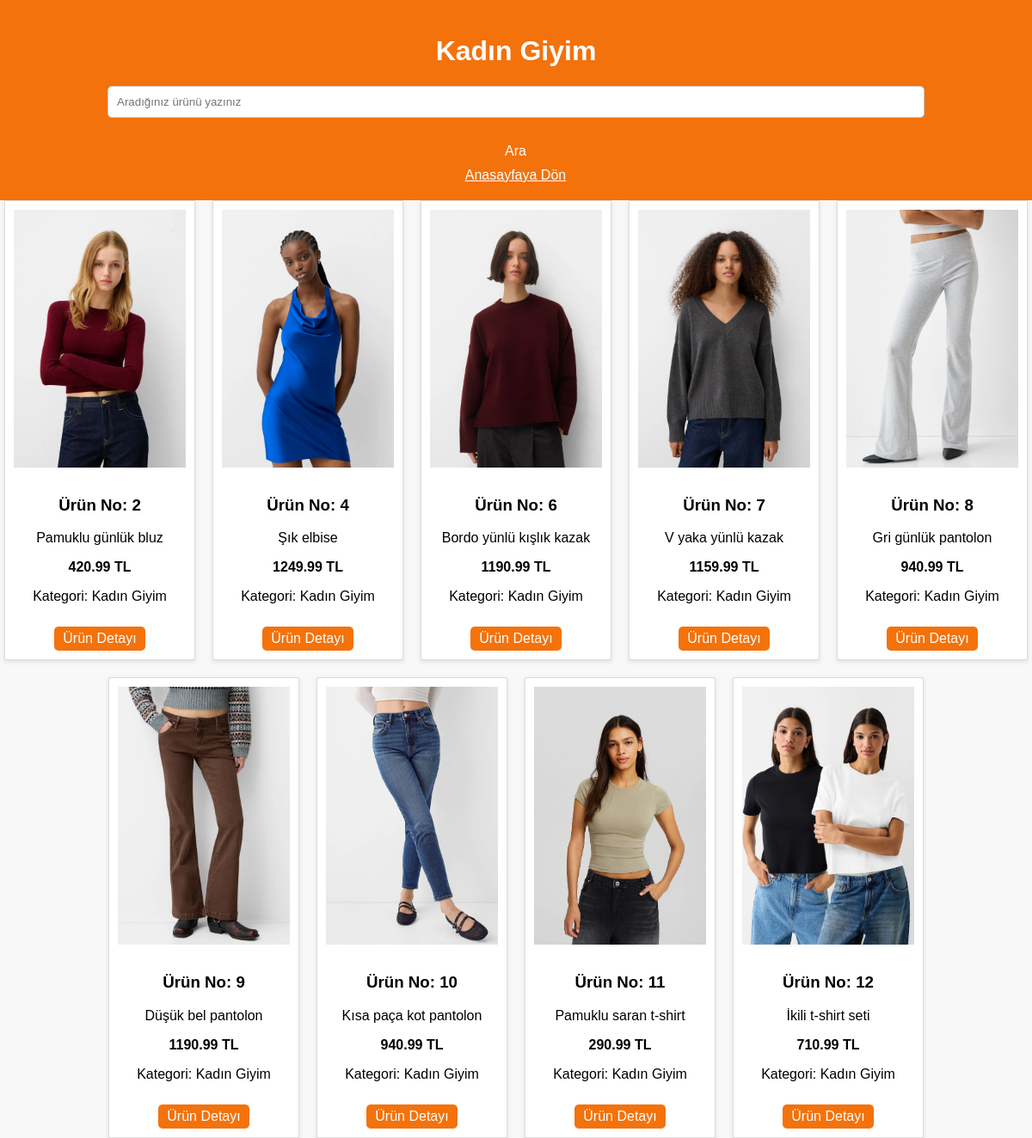
The app's page /category/Kadın Giyim with its own data.
### tables this page shows
CREATE TABLE products (
    id INTEGER PRIMARY KEY AUTOINCREMENT, -- Ürün No
    description TEXT NOT NULL,            -- Açıklama
    price REAL NOT NULL,                  -- Fiyat
    category TEXT NOT NULL,               -- Kategori
    image TEXT NOT NULL                   -- Resim Yolu
);

### app.py (the view)
@app.route("/category/<category>")
def category_page(category):
    conn = get_db_connection()
    products = conn.execute("SELECT * FROM products WHERE category = ?", (category,)).fetchall()
    conn.close()
    return render_template("category.html", products=products, category=category)

### app.py (called while the page is built)
def get_db_connection():
    conn = sql.connect("products.db")
    conn.row_factory = sql.Row
    return conn

### templates/category.html (shortened to what this page needs)
<!DOCTYPE html>
<html lang="en">
<head>
    <link rel="stylesheet" href="/static/css/style.css">
</head>
<body>
    <header>
        <h1>{{ category }}</h1>
        <div class="search-container">
            <form action="/search" method="get">
                <input
                    type="text"
                    name="query"
                    class="search-bar"
                    placeholder="Aradığınız ürünü yazınız"
                    required
                />
                <button type="submit" class="search-button">Ara</button>
            </form>
        </div>
        <a href="/" class="search-button">Anasayfaya Dön</a>
    </header>
    <section class="product-grid">
        {% for product in products %}
        <div class="product-card">
            <div class="product-image">
                <img src="/static/images/{{ product.image }}" alt="Product Image">
            </div>
            <div class="product-info">
                <h3>Ürün No: {{ product.id }}</h3>
                <p>{{ product.description }}</p>
                <p><strong>{{ product.price }} TL</strong></p>
                <p>Kategori: {{ product.category }}</p>
                <a href="/product/{{ product.id }}" class="details-link">Ürün Detayı</a>
            </div>
        </div>
        {% endfor %}
    </section>
</body>
</html>

### static/css/style.css (style rules this page uses)
body { font-family: Arial, sans-serif; margin: 0; padding: 0; background-color: #f8f8f8; }
header { background-color: #f3720c; color: white; padding: 20px; text-align: center; }
input[type="text"] { width: 80%; padding: 10px; margin: 20px auto; display: block; border: 1px solid #ccc; border-radius: 5px; }
.product-grid { display: flex; flex-wrap: wrap; gap: 20px; justify-content: center; }
.product-card { border: 1px solid #ddd; background-color: white; width: 200px; padding: 10px; text-align: center; box-shadow: 0 2px 5px rgba(0, 0, 0, 0.1); }
.product-card img { max-width: 100%; height: auto; margin-bottom: 10px; }
.details-link { display: inline-block; margin-top: 10px; padding: 5px 10px; background-color: #f3720c; color: white; text-decoration: none; border-radius: 5px; }
.search-button { padding: 10px 20px; background-color: #f3720c; color: white; border: none; border-radius: 0 5px 5px 0; font-size: 16px; cursor: pointer; transition: background-color 0.3s ease; margin-left: -1px; }

### records on screen
products: image (picture), id "2", description "Pamuklu günlük bluz", price "420.99", category "Kadın Giyim"
products: image (picture), id "4", description "Şık elbise", price "1249.99", category "Kadın Giyim"
products: image (picture), id "6", description "Bordo yünlü kışlık kazak", price "1190.99", category "Kadın Giyim"
products: image (picture), id "7", description "V yaka yünlü kazak", price "1159.99", category "Kadın Giyim"
products: image (picture), id "8", description "Gri günlük pantolon", price "940.99", category "Kadın Giyim"
products: image (picture), id "9", description "Düşük bel pantolon", price "1190.99", category "Kadın Giyim"
products: image (picture), id "10", description "Kısa paça kot pantolon", price "940.99", category "Kadın Giyim"
products: image (picture), id "11", description "Pamuklu saran t-shirt", price "290.99", category "Kadın Giyim"
products: image (picture), id "12", description "İkili t-shirt seti", price "710.99", category "Kadın Giyim"

### other values on screen
{{ category }} "Kadın Giyim"
